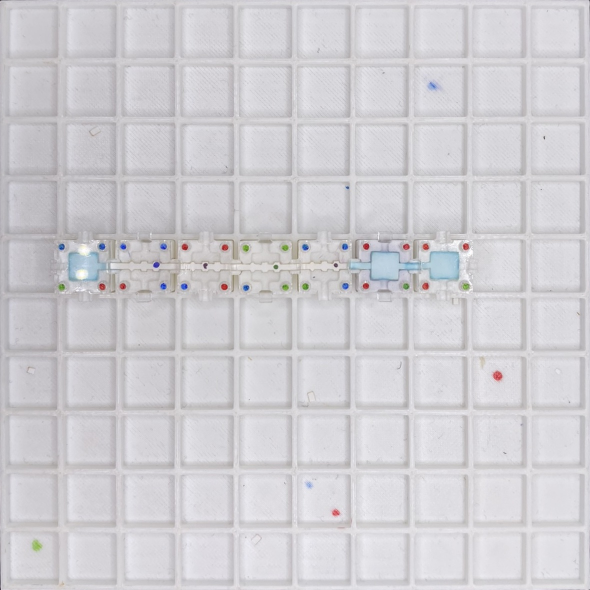
#> input picture AmpliVision/data/scanned_MARKER/breast/breast_img10_JPEG_scaned.jpg, 1180 x 1180 px (shown at 1/2 size); its folder holds only this picture in this run
$ python -i image_processor.py   (imports and definitions only)
#> lines starting #> are read from the running program, lines starting #| are printed output that depends on the picture; after the words box and inside, x2 and y2 are one past the last pixel; in counts of white or black regions, pixels touching at a corner belong together
#> further down, picture is the input picture: shape (1180, 1180, 3); mean B, G, R 209.9, 205.7, 207.3
import numpy as np
import cv2 as cv
from ..utils.image_white_balancer import WhiteBalanceAdjuster
import matplotlib.pyplot as plt
import math

class ColorContourExtractor:
    """"
    ## ColorContourExtractor

    This class is responsible for processing an image to isolate the color of the pins.

    ### Methods
    - `process_image(scanned_image: np.ndarray) -> np.ndarray`
        - This method pre-processes the image to isolate the color of the pins.

    - `show_result(edges: np.ndarray) -> None`
        - This method shows the result of the pre-processing.

    ### Example
    ```python
    import cv2 as cv
    import numpy as np
    from src.objs.image.processors.image_processor import ImageProcessor

    scanned_image = cv.imread('path/to/image.jpg')
    edges = ImageProcessor.process_image(scanned_image)
    ImageProcessor.show_result(edges)
    ```
    """

    # A function that pre-processes the image to isolate the color of the pins.
    @staticmethod
    def process_image(
        scanned_image: np.ndarray,
        hsv_lower = [0, 55, 0],
        hsv_upper = [360, 255,255],
        double_thresh:bool = False,
        display:bool=False) -> np.ndarray:
        """
        This method pre-processes the image to isolate the color of the pins in Grid to find blocks.
        It is also used in TestAnalyzer to find the positive spots with hsv mask.
        Thread carefully
        """
#> called with double_thresh = False, display = False

        # Copy the image to avoid modifying the original image
        scanned_image_copy = scanned_image.copy()

        # Convert the image to HSV color space. Hue Saturation Value.
        # Similar to RGB but more useful for color isolation.
        img_hsv = cv.cvtColor(scanned_image_copy, cv.COLOR_BGR2HSV)
#> img_hsv: shape (1180, 1180, 3); mean H, S, V 128.4, 6.6, 210.5

        # Define the lower and upper bounds for the color you want to isolate
        # These values are the product of trial and error and are not necessarily perfect.
        hsv_lower_color = np.array(hsv_lower)
        hsv_upper_color = np.array(hsv_upper)

        # Create a mask to filter out the grayscale colors isolating the color of the pins.
        color_mask = cv.inRange(img_hsv, hsv_lower_color, hsv_upper_color)
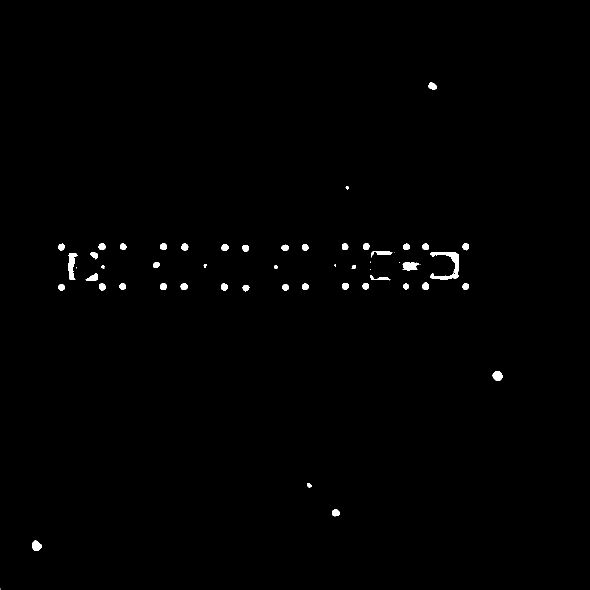
#> color_mask: shape (1180, 1180) (shown at 1/2 size); 0.6% white; 54 white regions (8 under 20 px), largest, box (x1, y1, x2, y2) and area: (860, 504, 918, 559) 1114, (137, 506, 156, 560) 583, (805, 525, 839, 541) 415

        # Visualize the mask on top of the original image before thresholding
        #mask_before_thresholding = color_mask.copy()

        edges = cv.Canny(color_mask, 0, 255)
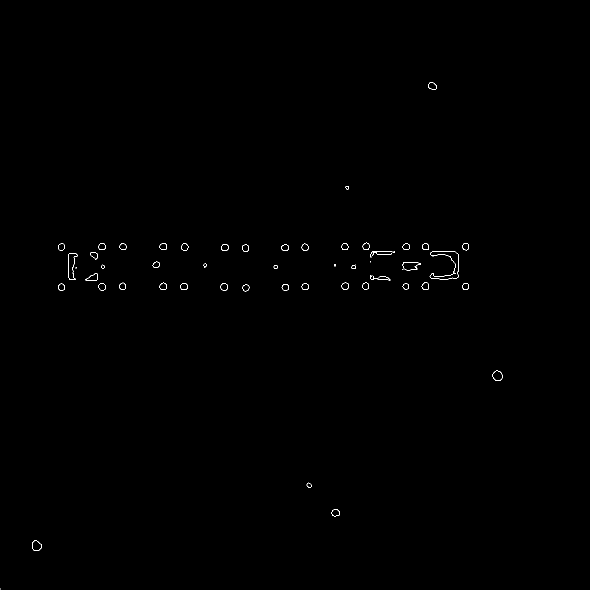
#> edges: shape (1180, 1180) (shown at 1/2 size); 0.18% white in thin lines or dots, all inside (x1, y1, x2, y2) = (0, 164, 1005, 1179)

        if double_thresh:

            second_mask = cv.bitwise_and(scanned_image_copy, scanned_image_copy, mask=color_mask)
            #cv.imshow('bitwise and image + mask 1', cv.resize(color_mask,(200,200)))

            # make all black pixels white
            second_mask[second_mask == 0] = 255
            #cv.imshow('make black pixels white',  cv.resize(color_mask, (200, 200)))

            #  thresholding
            second_mask = cv.cvtColor(second_mask, cv.COLOR_BGR2GRAY)
            #cv.imshow('grey',  cv.resize(color_mask, (200, 200)))

            second_mask = cv.bitwise_not(second_mask)
            #cv.imshow('bitwise not',  cv.resize(second_mask, (200, 200)))
            #cv.waitKey(0)

            cv.threshold(second_mask, 125, 255, cv.THRESH_BINARY, second_mask)

            edges = cv.Canny(second_mask, 0, 255)

            # [8 lines of commented-out code are left out]

        contours, _ = cv.findContours(edges, cv.RETR_EXTERNAL, cv.CHAIN_APPROX_NONE)
#> contours = 61 contours, 22 with area under 20; largest, box (x1, y1, x2, y2) and area: (859, 503, 918, 559) 1118, (984, 741, 1005, 762) 305, (64, 1080, 84, 1102) 301, (171, 546, 196, 562) 208, (856, 164, 874, 179) 182

        if display:
            pass
            contours = ColorContourExtractor.show_result(contours, scanned_image_copy)

        return contours

    # Show the result of the pre-processing.
    # [54 lines left out: function show_result, not called in this run]

>>> import cv2
>>> picture = cv2.imread('../../../../data/scanned_MARKER/breast/breast_img10_JPEG_scaned.jpg')
>>> result = ColorContourExtractor().process_image(picture)
#> result has the same summary as contours in process_image

$ run again, on AmpliVision/data/scanned_MARKER/breast/breast_img11_JPEG_scaned.jpg
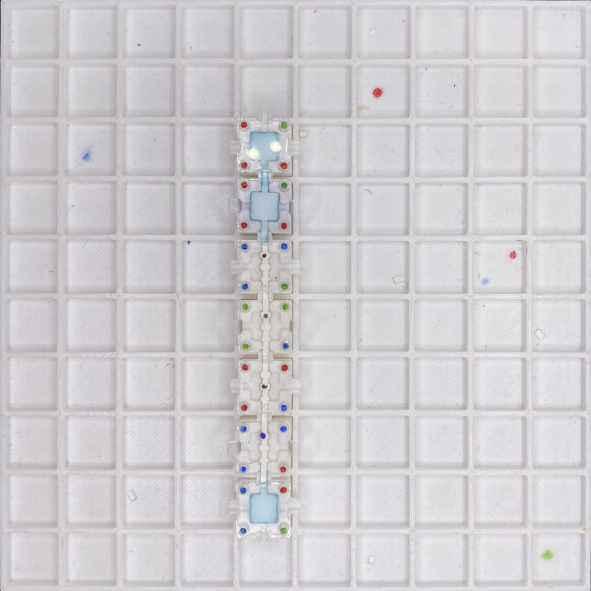
#> input picture AmpliVision/data/scanned_MARKER/breast/breast_img11_JPEG_scaned.jpg, 1182 x 1182 px (shown at 1/2 size)
#> picture is the input picture: shape (1182, 1182, 3); mean B, G, R 208.6, 205.3, 207.5
#> img_hsv: shape (1182, 1182, 3); mean H, S, V 132.7, 5.9, 209.5
#> in process_image, `color_mask = cv.inRange(img_hsv, hsv_lower_color, hsv_upper_color)`:
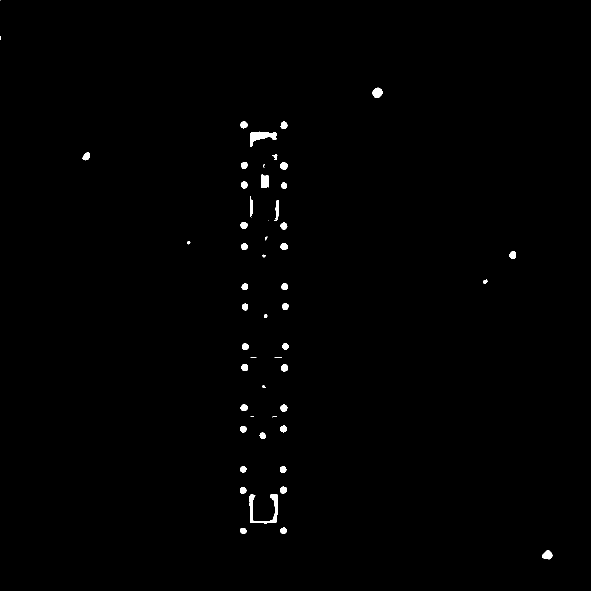
#> color_mask: shape (1182, 1182) (shown at 1/2 size); 0.57% white; 57 white regions (12 under 20 px), largest, box (x1, y1, x2, y2) and area: (499, 988, 556, 1047) 986, (500, 263, 554, 294) 782, (522, 349, 538, 376) 373
#> in process_image, `edges = cv.Canny(color_mask, 0, 255)`:
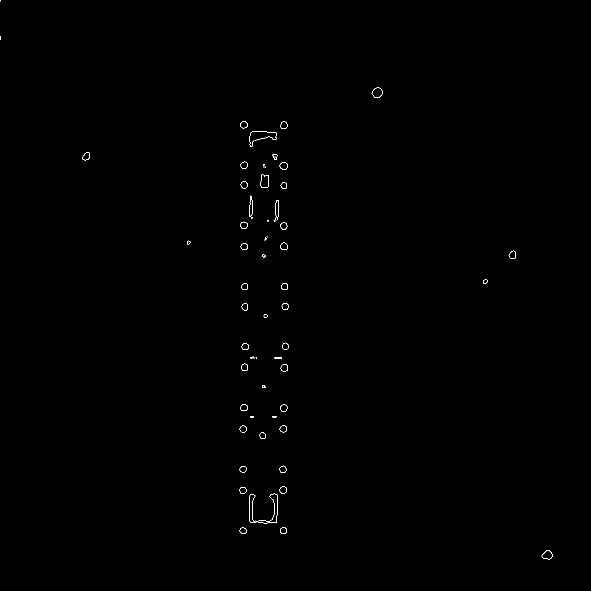
#> edges: shape (1182, 1182) (shown at 1/2 size); 0.18% white in thin lines or dots, all inside (x1, y1, x2, y2) = (0, 0, 1105, 1119)
#> contours = 68 contours, 29 with area under 20; largest, box (x1, y1, x2, y2) and area: (743, 175, 765, 196) 317, (1083, 1100, 1105, 1119) 274, (559, 324, 575, 339) 172, (1017, 501, 1032, 518) 168, (164, 304, 180, 321) 166
#> result has the same summary as contours in process_image
